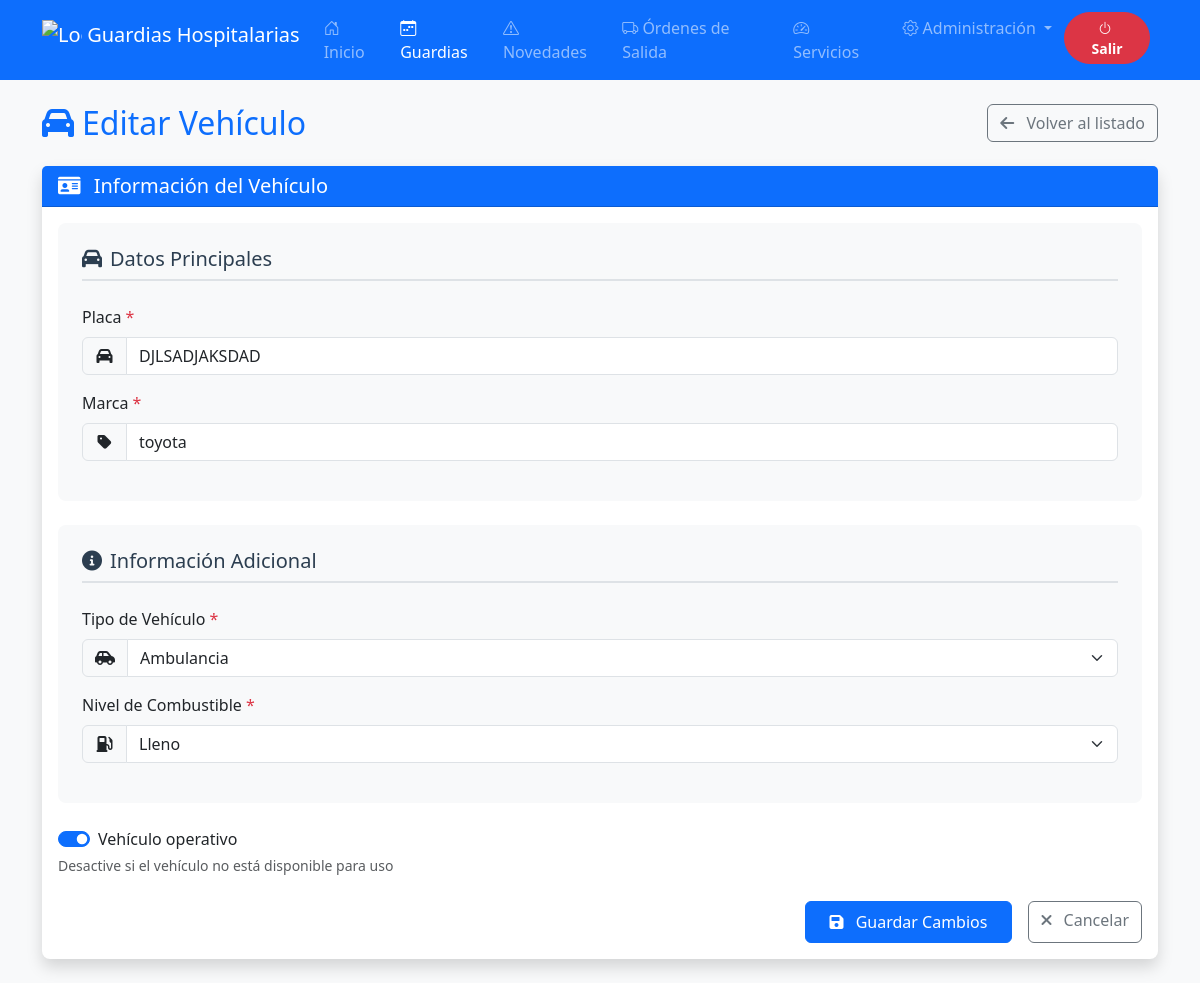
The page /sistema_guardias/modulos/vehiculos/editar_vehiculo.php?id=16 (signed in) on the database its author committed.
### tables this page shows
CREATE TABLE `vehiculos` (
  `id_vehiculo` int(11) NOT NULL,
  `placa` varchar(20) NOT NULL,
  `marca` varchar(50) NOT NULL,
  `tipo` enum('ambulancia','administrativo') NOT NULL,
  `combustible` enum('lleno','3/4','medio','1/4','reserva','vacio') NOT NULL,
  `operativo` tinyint(1) NOT NULL DEFAULT 1
);

### sistema_guardias/includes/funciones/funciones_vehiculos.php (called while the page is built, shortened)
<?php
function obtenerVehiculoPorId($conn, $id_vehiculo) {
    $stmt = $conn->prepare("SELECT * FROM vehiculos WHERE id_vehiculo = ?");
    $stmt->bind_param("i", $id_vehiculo);
    $stmt->execute();
    $resultado = $stmt->get_result();
    return $resultado->fetch_assoc();
}

### sistema_guardias/modulos/vehiculos/editar_vehiculo.php (the view, shortened to what this page needs)
<?php
require_once "../../includes/conexion.php";
require_once "../../includes/funciones/funciones_vehiculos.php";
$id_vehiculo = intval($_GET['id']);
$vehiculo = obtenerVehiculoPorId($conn, $id_vehiculo);
$titulo_pagina = "Editar Vehículo";
?>
<!DOCTYPE html>
<html lang="es">
<head>
    <link href="../../assets/css/bootstrap.min.css" rel="stylesheet">
    <link href="https://cdn.jsdelivr.net/npm/bootstrap-icons@1.8.0/font/bootstrap-icons.css" rel="stylesheet">
    <link href="https://cdnjs.cloudflare.com/ajax/libs/font-awesome/6.0.0-beta3/css/all.min.css" rel="stylesheet">
</head>
<body class="bg-light">
    <?php include "../../includes/navbar.php"; ?>
    <div class="container py-4">
        <div class="d-flex justify-content-between align-items-center mb-4">
            <h2 class="mb-0 text-primary">
                <i class="fas fa-car me-2"></i><?php echo htmlspecialchars($titulo_pagina); ?>
            </h2>
            <a href="listar_vehiculos.php" class="btn btn-outline-secondary">
                <i class="fas fa-arrow-left me-2"></i> Volver al listado
            </a>
        </div>
        <div class="card card-shadow">
            <div class="card-header bg-primary text-white">
                <h5 class="mb-0"><i class="fas fa-id-card me-2"></i> Información del Vehículo</h5>
            </div>
            <div class="card-body">
                <form action="proceso_guardar_vehiculo.php" method="post" id="formVehiculo">
                    <div class="form-section">
                        <h5 class="form-title"><i class="fas fa-car me-2"></i>Datos Principales</h5>
                        <div class="mb-3">
                            <label for="placa" class="form-label">Placa <span class="text-danger">*</span></label>
                            <div class="input-group">
                                <span class="input-group-text"><i class="fas fa-car"></i></span>
                                <input type="text" class="form-control" id="placa" name="placa"
                                    maxlength="20" pattern="[A-Z0-9-]+"
                                    value="<?= htmlspecialchars($vehiculo['placa']) ?>"
                                    placeholder="Ej: ABC-123" required>
                            </div>
                        </div>
                        <div class="mb-3">
                            <label for="marca" class="form-label">Marca <span class="text-danger">*</span></label>
                            <div class="input-group">
                                <span class="input-group-text"><i class="fas fa-tag"></i></span>
                                <input type="text" class="form-control" id="marca" name="marca"
                                       maxlength="50" value="<?= htmlspecialchars($vehiculo['marca']) ?>"
                                       placeholder="Ej: Toyota, Ford, Chevrolet" required>
                            </div>
                        </div>
                    </div>
                    <div class="form-section">
                        <h5 class="form-title"><i class="fas fa-info-circle me-2"></i>Información Adicional</h5>
                        <div class="mb-3">
                            <label for="tipo" class="form-label">Tipo de Vehículo <span class="text-danger">*</span></label>
                            <div class="input-group">
                                <span class="input-group-text"><i class="fas fa-car-side"></i></span>
                                <select class="form-select" id="tipo" name="tipo" required>
                                    <option value="ambulancia" <?= ($vehiculo['tipo'] ?? '') === 'ambulancia' ? 'selected' : '' ?>>Ambulancia</option>
                                </select>
                            </div>
                        </div>
                        <div class="mb-3">
                            <label for="combustible" class="form-label">Nivel de Combustible <span class="text-danger">*</span></label>
                            <div class="input-group">
                                <span class="input-group-text"><i class="fas fa-gas-pump"></i></span>
                                <select class="form-select" id="combustible" name="combustible" required>
                                    <option value="lleno" <?= ($vehiculo['combustible'] ?? '') === 'lleno' ? 'selected' : '' ?>>Lleno</option>
                                </select>
                            </div>
                        </div>
                    </div>
                    <div class="mb-3">
                        <div class="form-check form-switch">
                            <input class="form-check-input" type="checkbox" id="operativo" name="operativo"
                                   <?= ($vehiculo['operativo'] ?? 1) ? 'checked' : '' ?>>
                            <label class="form-check-label" for="operativo">Vehículo operativo</label>
                        </div>
                        <small class="text-muted">Desactive si el vehículo no está disponible para uso</small>
                    </div>
                    <div class="d-flex justify-content-end mt-4">
                        <button type="submit" class="btn btn-primary btn-submit me-3">
                            <i class="fas fa-save me-2"></i> Guardar Cambios
                        </button>
                        <a href="listar_vehiculos.php" class="btn btn-outline-secondary">
                            <i class="fas fa-times me-2"></i> Cancelar
                        </a>
                    </div>
                </form>
            </div>
        </div>
    </div>
    <?php include "../../includes/footer.php"; ?>
</body>
</html>

### sistema_guardias/modulos/vehiculos/editar_vehiculo.php (style rules this page uses)
.card-shadow { box-shadow: 0 0.5rem 1rem rgba(0, 0, 0, 0.15); border: none; border-radius: 0.5rem; }
.form-section { background-color: #f8f9fa; border-radius: 0.5rem; padding: 1.5rem; margin-bottom: 1.5rem; }
.form-title { color: #2c3e50; border-bottom: 2px solid #dee2e6; padding-bottom: 0.5rem; margin-bottom: 1.5rem; }
.btn-submit { padding: 0.5rem 1.5rem; }
.input-group-text { min-width: 45px; justify-content: center; }

### rows shown on the page
vehiculos: placa "DJLSADJAKSDAD", marca "toyota", tipo "Ambulancia", combustible "Lleno", operativo "☑"

### other values the page prints
$titulo_pagina "Editar Vehículo"
